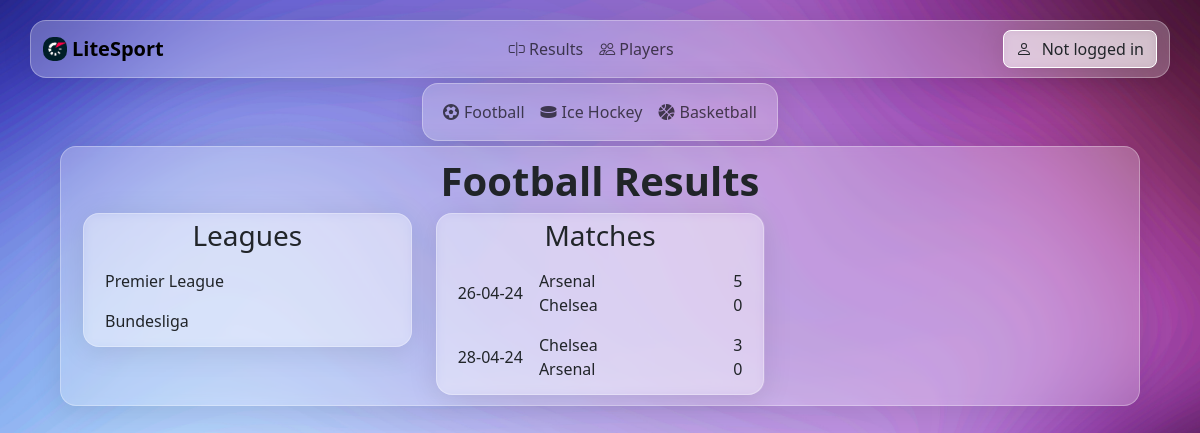
The page /football/results/1 on the database as committed earlier.
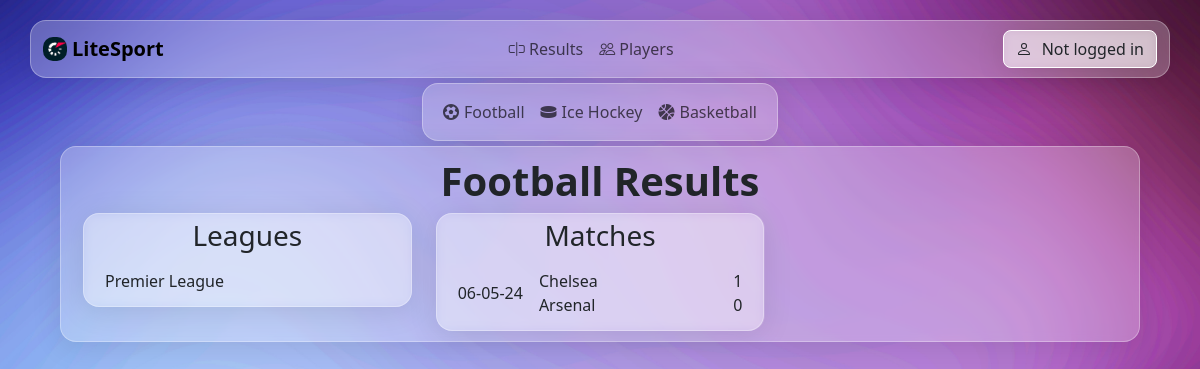
The same page on the database as committed later.
### base/models.py (models this page shows, shortened)
class League(models.Model):
    name = models.CharField(max_length=50, blank=False, null=False)
    description = models.CharField(max_length=100, blank=True, null=True)
    id_category = models.ForeignKey('Category', on_delete=models.CASCADE)

class Match(models.Model):
    score_1 = models.IntegerField(default=0)
    score_2 = models.IntegerField(default=0)
    start_time = models.DateTimeField(null=True)
    end_time = models.DateTimeField(null=True)
    viewers = models.IntegerField(default=0)
    stadium = models.CharField(max_length=30,default="")
    id_category = models.ForeignKey('Category', on_delete=models.CASCADE)
    id_league = models.ForeignKey('League', on_delete=models.CASCADE)
    user = models.ForeignKey(User, on_delete=models.CASCADE)
    id_team_1 = models.ForeignKey('Team', on_delete=models.CASCADE, related_name='team_1')
    id_team_2 = models.ForeignKey('Team', on_delete=models.CASCADE, related_name='team_2')

class Team(models.Model):
    name = models.CharField(max_length=30,default="",null=False)
    id_category = models.ForeignKey('Category', on_delete=models.CASCADE)
    id_league = models.ForeignKey('League', on_delete=models.CASCADE)

### base/views.py (the view)
# urls.py: path('', views.home, name="home"),
def home(request, league_id=None, match_id=None):
    match = None
    match_history = None
    league = None
    category = Category.objects.get(name='Football')
    leagues = League.objects.filter(id_category=category)
    favourites = []
    users = []
    if request.user.is_authenticated:
        favourites = Favourite.objects.filter(user=request.user).values_list('id_match_id', flat=True)
    if league_id:
        league = League.objects.get(id=league_id)
        if match_id:
            match = Match.objects.get(id=match_id)
            match_history = GoalHistory.objects.filter(match=match_id).order_by('minute')
            users = User.objects.filter(favourite__id_match_id=match_id)
        else:
            match = None
        matches = Match.objects.filter(id_league=league)
    else:
        matches = None
    context = {
        'leagues': leagues,
        'matches': matches,
        'selected_match': match,
        'selected_league': league,
        'selected_category': category,
        'match_history': match_history,
        'favourites': favourites,
        'users': users,
        'title': 'Football Results',
        'type_view': 'results',
    }
    return render(request, 'base/home.html', context)

### base/templates/base/home.html (shortened to what this page needs)
{% extends 'main.html' %}
{% block content %}
<div class="container-lg glass-effect main-container">
    <h1 ><strong class="page-title">{{title}}</strong></h1>
    <div class="container text-start">
        <div class="row align-items-start">
            <div class="col">
                <div class="league-div glass-effect">
                    <h3 class="page-title">Leagues</h3>
                    <ul class="list-group">
                        {% for league in leagues %}
                            {% if league.id_category.name == "Football" %}
                                <li class="list-group-item d-flex justify-content-between align-items-center">
                                    <a href="{% url 'football_league' league.id %}">
                                        {{ league.name }}
                                    </a>
                                </li>
                            {% elif league.id_category.name == "Basketball" %}
                                <li class="list-group-item d-flex justify-content-between align-items-center">
                                    <a href="{% url 'basketball_league' league.id %}">
                                        {{ league.name }}
                                    </a>
                                </li>
                            {% elif league.id_category.name == "Ice Hockey" %}
                                <li class="list-group-item d-flex justify-content-between align-items-center">
                                    <a href="{% url 'hockey_league' league.id %}">
                                        {{ league.name }}
                                    </a>
                                </li>
                            {% endif %}
                        {% empty %}
                        <li class="list-group-item">There is no ligues in this category.</li>
                        {% endfor %}
                    </ul>
                </div>
            </div>
            <div class="col">
                <div class="league-div glass-effect">
                    <h3 class="page-title">Matches</h3>
                    <ul class="list-group">
                        {% for match in matches %}
                        <li class="list-group-item d-flex justify-content-between align-items-start">
                            <div class="d-flex">
                                <div class="match-date me-3 align-self-center">{{ match.start_time|date:"d-m-y" }}</div>
                                <div>
                                    {% if match.id_category.name == "Football" %}
                                        <a href="{% url 'football_match' match.id_league.id match.id %}" class="match-teams">
                                            <div>{{ match.id_team_1.name }}</div>
                                            <div>{{ match.id_team_2.name }}</div>
                                        </a>
                                    {% elif match.id_category.name == "Basketball" %}
                                        <a href="{% url 'basketball_match' match.id_league.id match.id %}" class="match-teams">
                                            <div>{{ match.id_team_1.name }}</div>
                                            <div>{{ match.id_team_2.name }}</div>
                                        </a>
                                    {% elif match.id_category.name == "Ice Hockey" %}
                                        <a href="{% url 'hockey_match' match.id_league.id match.id %}" class="match-teams">
                                            <div>{{ match.id_team_1.name }}</div>
                                            <div>{{ match.id_team_2.name }}</div>
                                        </a>
                                    {% endif %}
                                </div>
                            </div>
                            <div class="match-result text-end">
                                {% if match.start_time|date:"d-m-y" < "now"|date:"d-m-y" %}
                                    <strong>
                                        <div>{{ match.score_1 }}</div>
                                        <div>{{ match.score_2 }}</div>
                                    </strong>
                                {% else %}
                                    <div>{{ match.score_1 }}</div>
                                    <div>{{ match.score_2 }}</div>
                                {% endif %}
                            </div>
                        </li>
                    {% empty %}
                        <li class="list-group-item">Please select a league to view matches.</li>
                    {% endfor %}
                    </ul>
                </div>
            </div>
        </div>
    </div>
</div>
{% endblock %}

### templates/main.html (shortened to what this page needs)
<!DOCTYPE html>
<html lang="en">
<head>
    <link href="https://cdn.jsdelivr.net/npm/bootstrap@5.3.0-alpha1/dist/css/bootstrap.min.css" rel="stylesheet">
    <link rel="stylesheet" href="https://cdn.jsdelivr.net/npm/bootstrap-icons@1.7.2/font/bootstrap-icons.css">
    <link rel="stylesheet" href="https://cdnjs.cloudflare.com/ajax/libs/font-awesome/6.5.2/css/all.min.css" />
    {% load static %}
    <link rel="stylesheet" href="{% static '/css/style.css' %}">
</head>
<body style="background-image: url('{% static 'background_light.jpg' %}');">
    {% include 'navbar.html' %}
    {% include 'category_navbar.html' %}
    {% block content %}
    {% endblock %}
</body>
</html>

### templates/navbar.html (shortened to what this page needs)
{% load static %}
<div class="navbar-container">
  <nav class="navbar navbar-expand-sm container-lg glass-effect">
    <div class="container-lg">
      <a class="navbar-brand d-flex align-items-center" href="/">
        <img class="navbar-logo" src="{% static 'litesport_logo.png' %}" alt="Logo" width="24" height="24" class="d-inline-block align-text-top" />
        <strong class="ml-2">LiteSport</strong>
      </a>
      <div class="collapse navbar-collapse" id="navbarNavDropdown">
        <div class="collapse navbar-collapse justify-content-center" id="navbarNavDropdown">
          <ul class="navbar-nav">
            <li class="nav-item">
              <a class="nav-link" aria-current="page" href="/">
                <i class="bi bi-input-cursor"></i> Results
              </a>
            </li>
            <li class="nav-item">
              <a class="nav-link" href="/football/players">
                <i class="bi bi-people"></i> Players
              </a>
            </li>
          </ul>
        </div>
        <div class="dropdown ms-auto">
          <button class="btn user-button" type="button" id="dropdownMenuButton" data-bs-toggle="dropdown" aria-haspopup="true" aria-expanded="false">
            <div class="page-title">
              {% if user.is_authenticated %}
              {{ user.first_name }} {{ user.last_name }}
              {% else %}
              Not logged in
              {% endif %}
            </div>
          </button>
        </div>
      </div>
    </div>
  </nav>
</div>

### templates/category_navbar.html
{% if type_view == "players" or type_view == "results" %}
<div class="category-navbar-cointainer">
  <nav class="navbar navbar-expand-sm category-navbar glass-effect">
    <div class="container-sm">
      <ul class="navbar-nav mx-auto">
        <li class="nav-item">
          {% if type_view == "results" %}
          <a class="nav-link" href="/football/results">
            <i class="fa-solid fa-futbol category-icon"></i>Football
          </a>
          {% elif type_view == "players" %}
          <a class="nav-link" href="/football/players">
            <i class="fa-solid fa-futbol category-icon"></i>Football
          </a>
          {% endif %}
        </li>
        <li class="nav-item">
          {% if type_view == "results" %}
          <a class="nav-link" href="/hockey/results">
            <i class="fa-solid fa-hockey-puck category-icon"></i>Ice Hockey
          </a>
          {% elif type_view == "players" %}
          <a class="nav-link" href="/hockey/players">
            <i class="fa-solid fa-hockey-puck category-icon"></i>Ice Hockey
          </a>
          {% endif %}
        </li>
        <li class="nav-item">
          {% if type_view == "results" %}
          <a class="nav-link" href="/basketball/results">
            <i class="fa-solid fa-basketball category-icon"></i>Basketball
          </a>
          {% elif type_view == "players" %}
          <a class="nav-link" href="/basketball/players">
            <i class="fa-solid fa-basketball category-icon"></i>Basketball
          </a>
          {% endif %}
        </li>
      </ul>
    </div>
  </nav>
</div>
{% endif %}

### static/css/style.css (style rules this page uses)
html, body { height: 100%; }
body { background-size: cover; background-repeat: no-repeat; background-position: center center; background-attachment: fixed; }
.navbar-container { display: flex; justify-content: center; padding-top: 20px; padding-bottom: 5px; }
.category-navbar-cointainer { display: flex; justify-content: center; }
.glass-effect { background: rgba(255, 255, 255, 0.25); border-radius: 16px; box-shadow: 0 4px 30px rgba(0, 0, 0, 0.1); backdrop-filter: blur(5px); -webkit-backdrop-filter: blur(5px); border: 1px solid rgba(255, 255, 255, 0.3); }
.navbar-logo { border-radius: 10px; margin-right: 5px; }
.user-button { background: rgba(255, 255, 255, 0.5); border-radius: 8px; box-shadow: 0 4px 30px rgba(0, 0, 0, 0.1); backdrop-filter: blur(5px); -webkit-backdrop-filter: blur(5px); border: 1px solid rgba(255, 255, 255, 1); }
.container-lg.main-container { width: 90%; justify-content: center; padding: 10px; margin-top: 5px; }
.category-icon { margin-right: 5px; }
.page-title { display: flex; align-items: center; justify-content: center; }
.league-div { padding: 5px; }
.list-group-item a { text-decoration: none; color: inherit; }
.list-group-item { background: none; border: none; transition: all 0.3s ease; }
.match-date { flex: 1; }
.match-teams { flex: 2; display: flex; flex-direction: column; text-align: start; }
.match-result { flex: 1; display: flex; flex-direction: column; text-align: right; }
.nav-item { border-radius: 10px; }

Rows that differ between the two databases and show on the page:
removed League: name "Bundesliga"
removed Match: start_time "26-04-24", id_team_1.name "Arsenal", id_team_2.name "Chelsea", score_1 "5", score_2 "0"
removed Match: start_time "28-04-24", id_team_1.name "Chelsea", id_team_2.name "Arsenal", score_1 "3", score_2 "0"
added Match: start_time "06-05-24", id_team_1.name "Chelsea", id_team_2.name "Arsenal", score_1 "1", score_2 "0"
